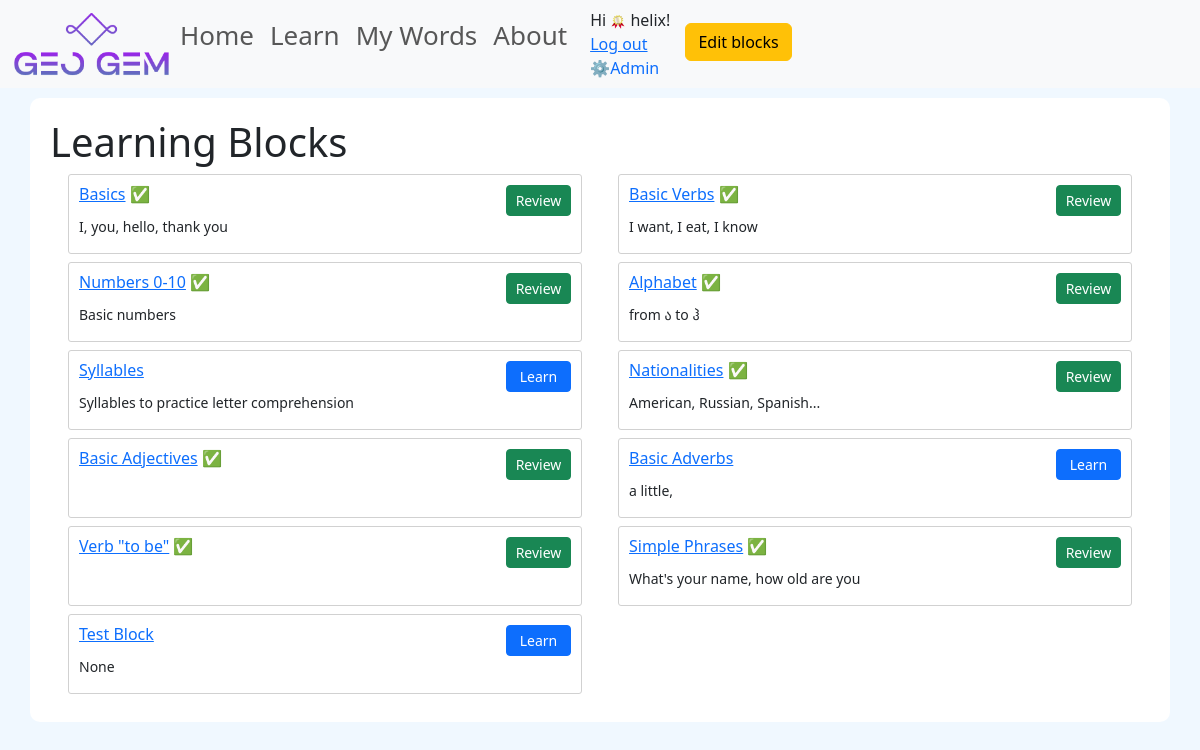
Page /learn/ (signed in) on the committed database.
### accounts/models.py (models this page shows, shortened)
class CustomUser(AbstractUser):
    is_premium = models.BooleanField(
        default=False,
        help_text='Designates whether the user is a premium user.'
    )
    is_active = models.BooleanField(default=False)

### word_bank/models.py (models this page shows, shortened)
class Block(models.Model):
    name = models.CharField(max_length=100)
    slug = models.SlugField(unique=True, blank=True, null=True)
    description = models.TextField(blank=True, null=True)
    theory = models.TextField(blank=True, null=True)
    added_at = models.DateTimeField(auto_now_add=True)
    updated_at = models.DateTimeField(auto_now=True)
    def is_fully_learned(self, user):
        if user.is_authenticated:
            block_words = WordInfo.objects.filter(blocks=self)
            block_user_words = UserWord.objects.filter(word__blocks=self, user=user)
            return len(block_words) == len(block_user_words)
        return False

### word_bank/views.py (the view)
# urls.py: path('', BlockListView.as_view(), name='learn'),
class BlockListView(ListView):
    template_name = 'word_bank/learn.html'
    model = Block
    def get_context_data(self, **kwargs):
        context = super().get_context_data(**kwargs)
        user = self.request.user
        blocks = context['object_list']
        block_fully_learned_list = [block.is_fully_learned(user) for block in blocks]
        context['block_list'] = zip(blocks, block_fully_learned_list)
        return context

### templates/word_bank/learn.html (shortened to what this page needs)
{% extends "base.html" %}
{% block content %}
<div class="container-md" style="margin-top: 10px; padding: 20px; border-radius: 10px; background-color: white;">
  <h1 class="display-6">Learning Blocks</h1>
  <div class="row" style="margin: 0 auto;">
    {% for block, block_fully_learned in block_list %}
    <div class="col-lg-6 col-xs-12">
      <div class="card-deck mb-1 text-center">
        <div class="card mb-4 box-shadow" style="margin-bottom: 0.5rem !important; height: 80px;">
          <div class="card-body" style="padding: 10px;">
            <div class="row">
              <div class="col" style="text-align: left;">
                <h6 class="card-title" style="margin-bottom: 0;"><a href="{% url 'block_detail' slug=block.slug %}">{{ block.name }}</a>
                  {% if block_fully_learned %}
                    &#x2705;
                  {% endif %}
                </h6>
              </div>
              <div class="col-4" style="text-align: right;">
                {% if not user.is_authenticated %}
                  <form id="form" action="{% url 'quiz_multi_choice' %}" method="POST">
                    {% csrf_token %}
                    <input type="hidden" value="{{ block.slug }}" name="learning_block">
                    <input type='submit' class="btn btn-primary btn-sm" value="Quiz" style="min-width: 65px;">
                  </form>
                {% elif block_fully_learned %}
                  <form id="form" action="{% url 'quiz_review' %}" method="POST">
                    <input type='submit' class="btn btn-success btn-sm" value="Review" style="min-width: 65px;">
                  </form>
                {% else %}
                  <form id="form" action="{% url 'quiz_learn' %}" method="POST">
                    <input type='submit' class="btn btn-primary btn-sm" value="Learn" style="min-width: 65px;">
                  </form>
                {% endif %}
              </div>
            </div>
            <div class="row">
              <p class="card-text" style="text-align: left;">{{ block.description }}</p>
            </div>
          </div>
        </div>
      </div>
    </div>
    {% endfor %}
  </div>
</div>
{% endblock %}

### templates/base.html (shortened to what this page needs)
{% load static %}
{% load i18n %}
<!doctype html>
<html lang="en">
  <head>
    <link href="https://cdn.jsdelivr.net/npm/bootstrap@5.3.2/dist/css/bootstrap.min.css" rel="stylesheet">
    <link rel="stylesheet" href="{% static 'css/style.css' %}">
  </head>
  <body>
    <nav class="navbar navbar-expand-lg navbar-light bg-light">
      <div class="container-fluid">
        <a class="nav-link" aria-current="page" href="{% url 'learn' %}"><img class="logo" src="{% static 'images/logo.png' %}" alt="logo"></a>
        <div class="collapse navbar-collapse" id="navbarNavDropdown">
          <ul class="navbar-nav">
            <li class="nav-item">
              <a class="nav-link" href="{% url 'home' %}">Home</a>
            </li>
            <li class="nav-item">
              <a class="nav-link" href="{% url 'learn' %}">Learn</a>
            </li>
            <li class="nav-item">
              <a class="nav-link" href="{% url 'user_words' %}">My Words</a>
            </li>
            <li class="nav-item">
              <a class="nav-link" href="#">About</a>
            </li>
            <li>
              <div class="user_authentication" style="margin-left: 15px;">
                {% if user.is_authenticated %}
                {% trans "Hi" %} {% if user.is_premium %}<img style="max-width: 16px" src="{% static 'images/badges/badge_premium.png' %}" alt="premium_badge">{% endif %}
                {{ user.username }}!
                <br>
                <form id="logout-form" method="post">
                  <a href="{% url 'logout' %}">{% trans "Log out" %}</a>
                </form>
                {% if user.is_staff %}
                <a href="/admin/" style="text-decoration: none;">&#9881;{% trans "Admin" %}</a>
                {% endif %}
                {% else %}
                <div class="login_register" style="margin-top: 8px;">
                  <a href="{% url 'login' %}">{% trans "Login" %}</a>
                  ·
                  <a href="{% url 'signup' %}">{% trans "Register" %}</a>
                </div>
                {% endif %}
            </li>
            {% if user.is_staff %}
              <li>
                <div class="edit-blocks" style="margin: 15px;">
                  <a class="btn btn-warning" href="{% url 'blocks_table' %}">Edit blocks</a>
                </div>
              </li>
            {% endif %}
          </ul>
        </div>
      </div>
    </nav>
    {% block content %}
    {% endblock %}
</body>
</html>

### static/css/style.css (style rules this page uses)
body { background-color: aliceblue; }
.logo { width: 160px; }
.nav-item { font-size: 26px; }
p { font-weight: 300; font-size: 14px; }
.card { border-radius:3px; border: 1px solid #D1D1D1; }
.card-deck .card { display: -webkit-box; display: -ms-flexbox; display: flex; -webkit-box-flex: 1; -ms-flex: 1 0 0%; flex: 1 0 0%; -webkit-box-orient: vertical; -webkit-box-direction: normal; -ms-flex-direction: column; flex-direction: column; margin-right: 6px; margin-bottom: 0; margin-left: 6px; }

### rows in the picture
CustomUser: username "helix"
Block: name "Basics", description "I, you, hello, thank you"
Block: name "Basic Verbs", description "I want, I eat, I know"
Block: name "Numbers 0-10", description "Basic numbers"
Block: name "Alphabet", description "from ა to ჰ"
Block: name "Syllables", description "Syllables to practice letter comprehension"
Block: name "Nationalities", description "American, Russian, Spanish..."
Block: name "Basic Adjectives"
Block: name "Basic Adverbs", description "a little,"
Block: name "Verb \"to be\""
Block: name "Simple Phrases", description "What's your name, how old are you"
Block: name "Test Block", description "None"
